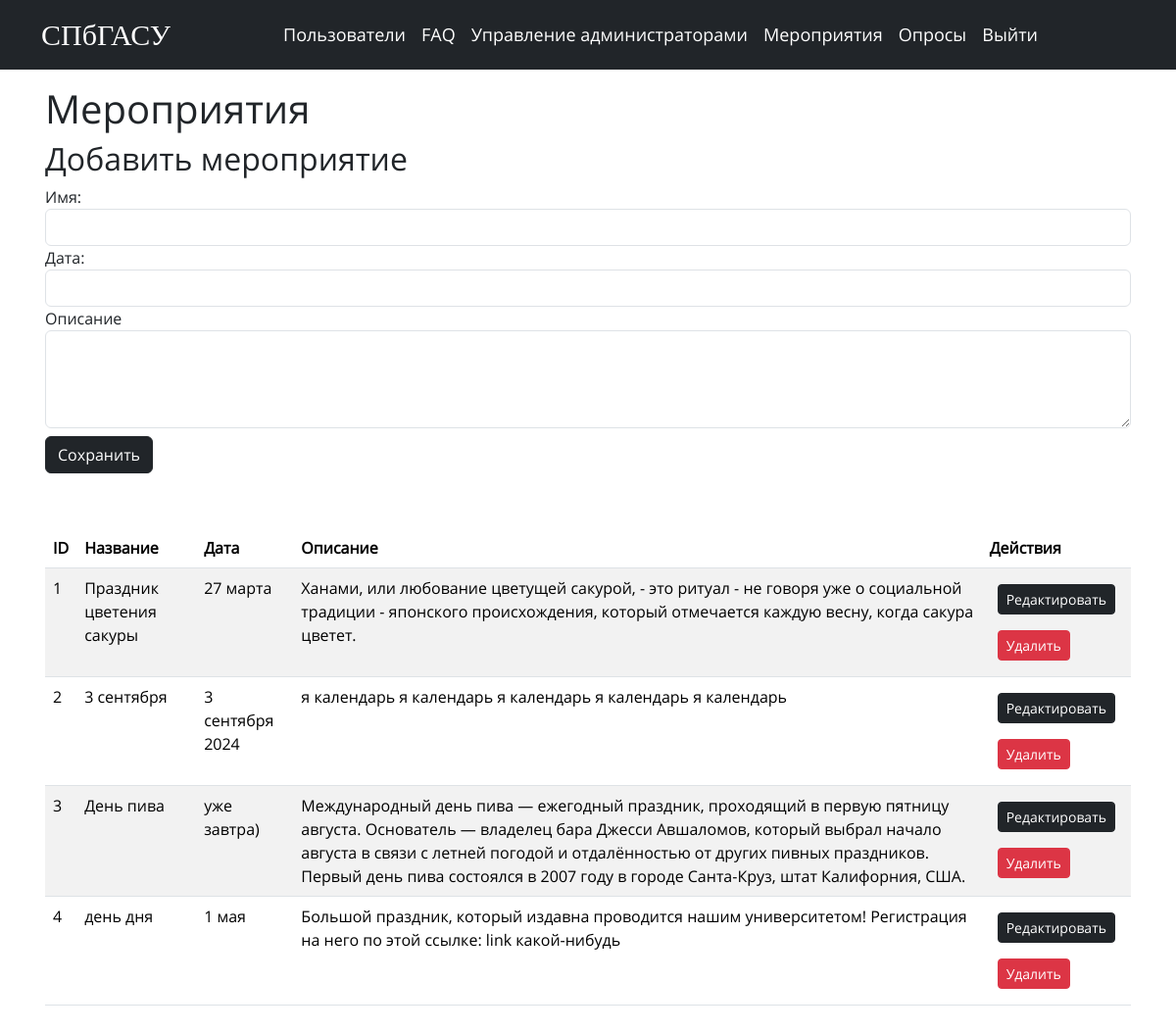
The app's page /events with its own data.
### tables this page shows
CREATE TABLE "events" (
	"id"	INTEGER,
	"name"	TEXT,
	"date"	TEXT,
	"description"	TEXT,
	"file_id"	TEXT,
	PRIMARY KEY("id")
);

### web/index.py (the view, shortened to what this page needs)
@app.route('/events', methods=['GET', 'POST'])
@auth.login_required
def events():
    events = get_event()
    return render_template('events.html', events=events)

### utility/db.py (called while the page is built)
def get_event(event_id=None):
    conn = sqlite3.connect('my_database.db')
    c = conn.cursor()
    if event_id:
        c.execute("SELECT * FROM events WHERE id = ?", (event_id,))
    else:
        c.execute("SELECT * FROM events")
    a = c.fetchall()
    conn.commit()
    conn.close()
    return a

### web/templates/events.html (shortened to what this page needs)
<!DOCTYPE html>
<html>
<head>
    <link href="https://cdn.jsdelivr.net/npm/bootstrap@5.3.3/dist/css/bootstrap.min.css" rel="stylesheet"
>
    <link rel="stylesheet" href="{{ url_for('static', filename='styles.css') }}">
</head>
<body>
    {% include 'header.html' %}
    <div class="p-3 container">
    <h1>Мероприятия</h1>
    <h2>Добавить мероприятие</h2>
        <form method="post" onsubmit="return validateForm()">
            <div class="form-group">
                <label for="name">Имя:</label>
                <input type="text" class="form-control" id="name" name="name" required>
            </div>
            <div class="form-group">
                <label for="date">Дата:</label>
                <input type="text" class="form-control" id="datepicker" name="date" required>
            </div>
            <div class="form-group">
                <label for="description">Описание</label>
                <textarea style="height:100px;" class="form-control" id="description" name="description" required></textarea>
            </div>
            <button type="submit" class="btn btn-dark my-2">Сохранить</button>
        </form>
    <div class="table-responsive-md my-5">
        <table class="table table-striped table-hover">
            <thead>
                <tr>
                    <th>ID</th>
                    <th>Название</th>
                    <th>Дата</th>
                    <th>Описание</th>
                    <th>Действия</th>
                </tr>
            </thead>
            <tbody>
                {% for event in events %}
                <tr>
                    <td>{{ event[0] }}</td>
                    <td>{{ event[1] }}</td>
                    <td>{{ event[2] }}</td>
                    <td>{{ event[3] }}</td>
                    <td>
                        <a href="{{ url_for('editevent', id=event[0]) }}" class="btn btn-dark btn-sm m-2">Редактировать</a>
                        <form action="/events/delete/{{ event[0] }}" method="post">
                            <button type="submit" class="btn btn-danger btn-sm m-2">Удалить</button>
                        </form>
                    </td>
                </tr>
                {% endfor %}
            </tbody>
        </table>
        </div>
        </div>
</body>
</html>

### web/static/styles.css (style rules this page uses)
:root { --primary-color: #0000ff; --secondary-color: #e2d7d3; --accent-color: #7daae3; --dark-color: #7994c2; --text-color: #000000; }
* { font-family: 'Open'; }

### records on screen
events: id "1", name "Праздник цветения сакуры", date "27 марта", description "Ханами, или любование цветущей сакурой, - это ритуал - не говоря уже о социальной традиции - японского происхождения, который отмечается каждую весну, когда сакура цветет."
events: id "2", name "3 сентября", date "3 сентября 2024", description "я календарь я календарь я календарь я календарь я календарь"
events: id "3", name "День пива", date "уже завтра)", description "Международный день пива — ежегодный праздник, проходящий в первую пятницу августа. Основатель — владелец бара Джесси Авшаломов, который выбрал начало августа в связи с летней погодой и отдалённостью от других пивных праздников. Первый день пива состоялся в 2007 году в городе Санта-Круз, штат Калифорния, США."
events: id "4", name "день дня", date "1 мая", description "Большой праздник, который издавна проводится нашим университетом! Регистрация на него по этой ссылке: link какой-нибудь"
